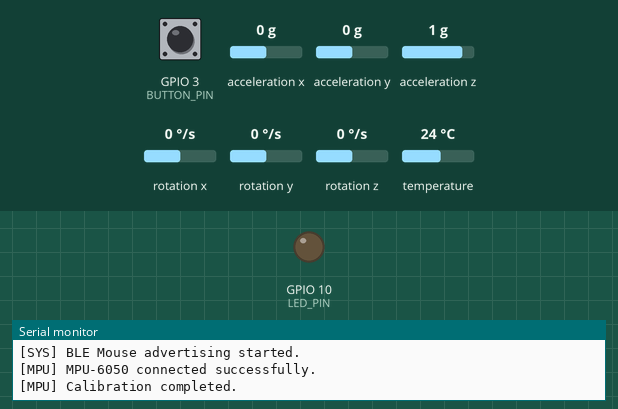
A sketch run on a simulated ESP32-C3. Shown: output pins drawn as LEDs (lit = HIGH), the last lines printed to the serial monitor. Wiring (inferred from the names in the program): MPU-6050 motion sensor at I2C address 0x68. Dashed ring = blinking. Inputs (shaded band) come from the test bench; at power-on: GPIO 3 (BUTTON_PIN) HIGH, acceleration x 0 g, acceleration y 0 g, acceleration z 1 g, rotation x 0 °/s, rotation y 0 °/s, rotation z 0 °/s, temperature 24 °C. Nothing arrives over Bluetooth unless stated; USB keyboard and mouse output is not drawn.

Above: at 2.3 s.
2.4 s: GPIO 3 (BUTTON_PIN) pulsed LOW 5 times (0.12 s each, 0.3 s apart)
At 3.75 s:
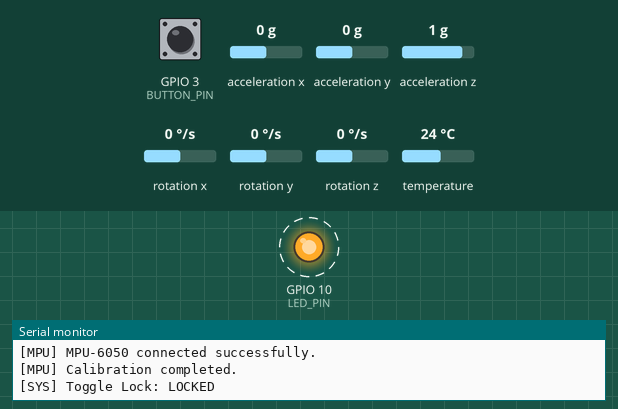
5.4 s: GPIO 3 (BUTTON_PIN) pulsed LOW 5 times (0.12 s each, 0.3 s apart)
8.4 s: GPIO 3 (BUTTON_PIN) pulled LOW for 3.2 s
At 10.2 s:
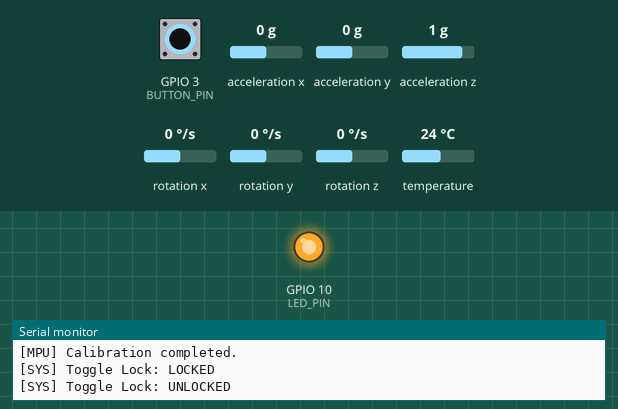
Timing chart, 0 to 13.2 s (numbered marks = the images above; inputs shaded):
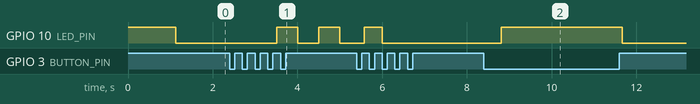

The sketch:

esp32_air_mouse_glove.ino
```cpp
#define USE_NIMBLE
#include <NimBLEDevice.h>
#include <BleMouse.h>
#include <Wire.h>
#include <Adafruit_MPU6050.h>
#include <Adafruit_Sensor.h>
#include "nvs_flash.h"

// --- Hardware Pins (ESP32-C3 SuperMini) ---
#define SDA_PIN 5
#define SCL_PIN 6
#define BUTTON_PIN 3
#define LED_PIN 10

// --- Parameters ---
#define SENSITIVITY 18
#define DEADZONE 0.08
#define HOLD_TIME 400      // Clutch hold time (ms)
#define RESET_TIME 5000    // BLE unpair / erase time (ms)
#define CLICK_WINDOW 800   // Triple click window (ms)

Adafruit_MPU6050 mpu;
BleMouse bleMouse("SuperMini Glove", "DIY", 100);

float calibGx = 0, calibGy = 0, calibGz = 0;
bool mpuReady = false;
bool globalLock = false;
bool holdPause = false;

int clickCount = 0;
unsigned long firstClickTime = 0;
unsigned long lastDebounceTime = 0;
bool lastButtonState = HIGH;
bool buttonState = HIGH;

bool initMPU() {
  Wire.beginTransmission(0x68);
  if (Wire.endTransmission() != 0) {
    return false;
  }
  // Wake MPU-6050 up directly
  Wire.beginTransmission(0x68);
  Wire.write(0x6B); // PWR_MGMT_1 register
  Wire.write(0x00); // Wake up
  Wire.endTransmission();
  delay(50);
  return mpu.begin(0x68, &Wire);
}

void resetPairing() {
  Serial.println("[BLE] Resetting paired devices...");
  for (int i = 0; i < 20; i++) {
    digitalWrite(LED_PIN, !digitalRead(LED_PIN));
    delay(50);
  }
  nvs_flash_erase();
  nvs_flash_init();
  Serial.println("[BLE] Done. Restarting MCU...");
  delay(500);
  ESP.restart();
}

void setup() {
  Serial.begin(115200);
  pinMode(BUTTON_PIN, INPUT_PULLUP);
  pinMode(LED_PIN, OUTPUT);
  digitalWrite(LED_PIN, HIGH);

  // 1. BLE setup
  Serial.println("[SYS] Starting BLE stack...");
  NimBLEDevice::init("SuperMini Glove");
  NimBLEDevice::setPower(ESP_PWR_LVL_P9); // Maximum TX power

  auto* pAdvertising = NimBLEDevice::getAdvertising();
  pAdvertising->setAppearance(0x03C2); // Generic Mouse appearance
  pAdvertising->setMinInterval(32);    // 20ms
  pAdvertising->setMaxInterval(64);    // 40ms

  bleMouse.begin();
  Serial.println("[SYS] BLE Mouse advertising started.");

  // 2. I2C setup
  Wire.begin(SDA_PIN, SCL_PIN);
  Wire.setClock(100000);

  if (initMPU()) {
    Serial.println("[MPU] MPU-6050 connected successfully.");
    mpu.setGyroRange(MPU6050_RANGE_500_DEG);
    mpu.setFilterBandwidth(MPU6050_BAND_21_HZ);

    // Auto-calibration
    float gx = 0, gy = 0, gz = 0;
    for (int i = 0; i < 150; i++) {
      sensors_event_t a, g, temp;
      mpu.getEvent(&a, &g, &temp);
      gx += g.gyro.x;
      gy += g.gyro.y;
      gz += g.gyro.z;
      delay(5);
    }
    calibGx = gx / 150.0;
    calibGy = gy / 150.0;
    calibGz = gz / 150.0;
    mpuReady = true;
    Serial.println("[MPU] Calibration completed.");
  } else {
    Serial.println("[MPU] Warning: MPU-6050 not responding at boot.");
    mpuReady = false;
  }

  digitalWrite(LED_PIN, LOW);
}

void loop() {
  unsigned long now = millis();
  int reading = digitalRead(BUTTON_PIN);

  // --- Button debouncing ---
  if (reading != lastButtonState) {
    lastDebounceTime = now;
  }

  if ((now - lastDebounceTime) > 50) {
    if (reading != buttonState) {
      buttonState = reading;
      if (buttonState == LOW) {
        if (clickCount == 0) firstClickTime = now;
        clickCount++;
      } else {
        // Released
        if (now - lastDebounceTime > RESET_TIME) {
          resetPairing();
        }
        holdPause = false;
      }
    }
  }

  // --- Hold & Long-press detection ---
  if (buttonState == LOW) {
    unsigned long pressDur = now - lastDebounceTime;
    if (pressDur > RESET_TIME) {
      // Fast strobe: ready to unpair
      digitalWrite(LED_PIN, (now / 100) % 2);
    } else if (pressDur > HOLD_TIME) {
      // Clutch hold: pause mouse movement
      holdPause = true;
      digitalWrite(LED_PIN, HIGH);
      clickCount = 0;
    }
  }

  // --- Triple-click detection ---
  if (clickCount > 0 && (now - firstClickTime > CLICK_WINDOW)) {
    if (clickCount == 3) {
      globalLock = !globalLock;
      Serial.printf("[SYS] Toggle Lock: %s\n", globalLock ? "LOCKED" : "UNLOCKED");
    }
    clickCount = 0;
  }
  lastButtonState = reading;

  // --- Re-try MPU initialization if it was missed at cold boot ---
  if (!mpuReady) {
    static unsigned long lastMpuRetry = 0;
    if (now - lastMpuRetry > 3000) {
      lastMpuRetry = now;
      if (initMPU()) {
        mpuReady = true;
        Serial.println("[MPU] Late detection: MPU-6050 initialized!");
      }
    }
  }

  // --- Mouse movement execution ---
  if (!globalLock && !holdPause && bleMouse.isConnected() && mpuReady) {
    sensors_event_t a, g, temp;
    mpu.getEvent(&a, &g, &temp);

    float gz = g.gyro.z - calibGz;
    float gy = g.gyro.y - calibGy;

    if (abs(gz) < DEADZONE) gz = 0;
    if (abs(gy) < DEADZONE) gy = 0;

    int moveX = (int)(-gz * SENSITIVITY);
    int moveY = (int)(-gy * SENSITIVITY);

    if (moveX != 0 || moveY != 0) {
      bleMouse.move(moveX, moveY);
    }
  }

  // --- Status LED indication ---
  if (globalLock && buttonState == HIGH) {
    // Slow blink: locked
    digitalWrite(LED_PIN, (now / 500) % 2);
  } else if (!holdPause && !globalLock && buttonState == HIGH) {
    digitalWrite(LED_PIN, LOW);
  }

  delay(10);
}
```

Measured:
- after the input at 2.4 s, GPIO 10 (LED_PIN): alternates HIGH for 0.50 s and LOW for 0.51 s, starting after 1.1 s
- after the input at 8.4 s, GPIO 10 (LED_PIN): LOW → HIGH after 0.42 s, → LOW 2.9 s later
